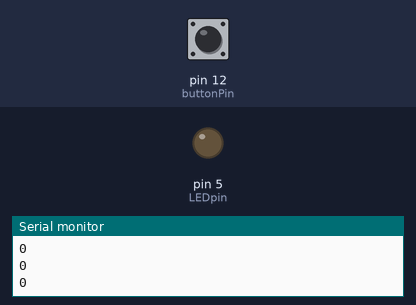
The sketch below on a simulated Arduino Uno, built with avr-gcc and run on an emulated ATmega328P. On the bench: output pins drawn as LEDs (lit = HIGH), the last lines printed to the serial monitor. Inputs (shaded band) come from the test bench; at power-on: pin 12 (buttonPin) LOW.

Above: at 1.2 s.
1.3 s: pin 12 (buttonPin) pulled HIGH for 0.25 s
At 2.0 s:
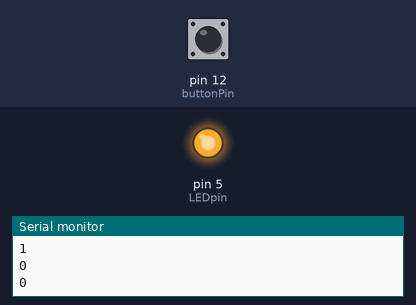
3.0 s: pin 12 (buttonPin) pulled HIGH for 1 s
At 3.3 s:
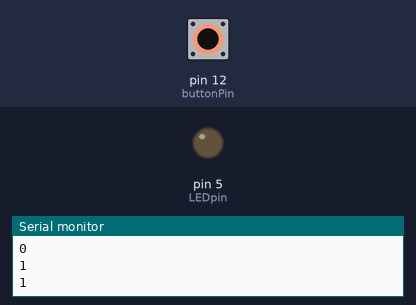
5.5 s: pin 12 (buttonPin) pulled HIGH for 3.2 s
At 6.5 s:
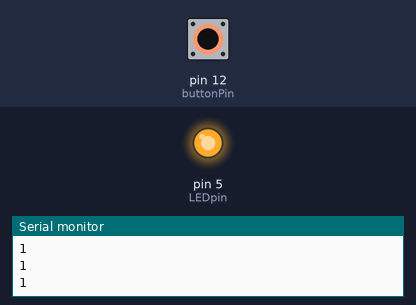
Timing chart, 0 to 8.5 s (numbered marks = the images above; inputs shaded):
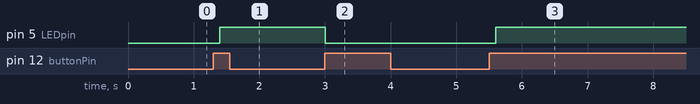

The sketch:

018_toggleLEDusingPushButtons.ino
```cpp
int LEDpin = 5;
int buttonPin = 12;
int dt = 200;
int LEDstate = 0;
int buttonNew;
int buttonOld = 1;
void setup()
{
  pinMode(LEDpin, OUTPUT);
  pinMode(buttonPin,INPUT);
  Serial.begin(9600);
}

void loop()
{
  buttonNew = digitalRead(buttonPin);
  Serial.println(buttonNew);
  //Serial.println(LEDstate);
  if(buttonOld == 0 && buttonNew == 1){
    if(LEDstate == 0){
      digitalWrite(LEDpin,HIGH);
      LEDstate = 1;
    }
    else{
      digitalWrite(LEDpin,LOW);
      LEDstate = 0;
    }
  }
  buttonOld = buttonNew;
  delay(dt);
}
```

Measured:
- after the input at 1.3 s, pin 5 (LEDpin): LOW → HIGH after 0.10 s
- after the input at 3.0 s, pin 5 (LEDpin): HIGH → LOW at once
- after the input at 5.5 s, pin 5 (LEDpin): LOW → HIGH after 0.10 s
